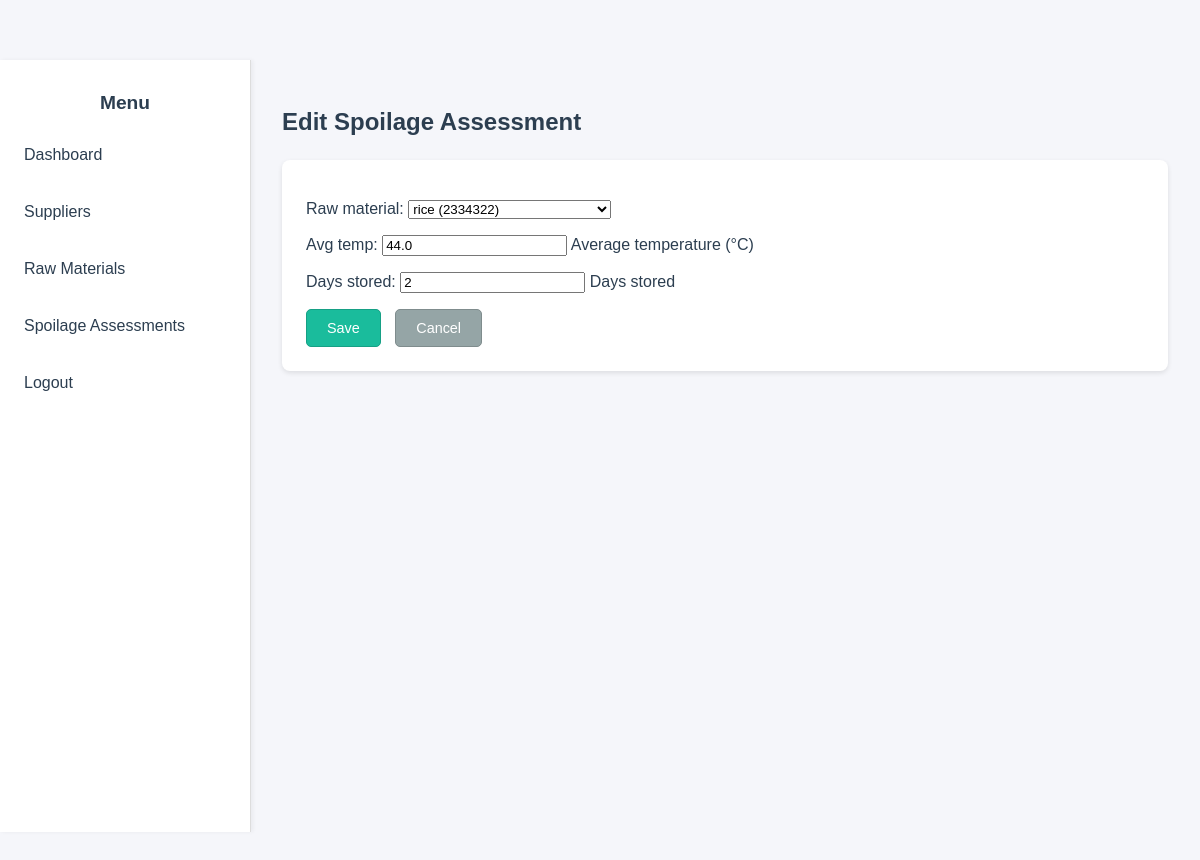
/spoilageassessment/34/update/ (signed in), run on the app's committed database.
### inventory_app/models.py (models this page shows, shortened)
class SpoilageAssessment(models.Model):
    raw_material = models.ForeignKey(RawMaterial, on_delete=models.CASCADE)
    user = models.ForeignKey(User, on_delete=models.CASCADE)
    assessment_date = models.DateField(auto_now_add=True)
    avg_temp = models.FloatField(default=25.0, help_text="Average temperature (°C)")
    days_stored = models.IntegerField(default=0, help_text="Days stored")
    spoilage_risk = models.FloatField(default=0.0, help_text="Spoilage risk percentage (0-100)")
    notification_sent = models.BooleanField(default=False, help_text="Whether an SNS notification has been sent")

### inventory_app/views.py (the view)
# urls.py: path('spoilageassessment/<int:pk>/update/', views.spoilageassessment_update, name='spoilageassessment_update'),
@login_required
def spoilageassessment_update(request, pk):
    assessment = get_object_or_404(SpoilageAssessment, pk=pk)
    if request.method == 'POST':
        form = SpoilageAssessmentForm(request.POST, instance=assessment)
        if form.is_valid():
            form.save()
            return redirect('spoilageassessment_list')
    else:
        form = SpoilageAssessmentForm(instance=assessment)
    return render(request, 'spoilageassessment_form.html', {'form': form})

### inventory_app/forms.py
class SpoilageAssessmentForm(forms.ModelForm):
    class Meta:
        model = SpoilageAssessment
        fields = ['raw_material', 'avg_temp', 'days_stored']

### inventory_app/models.py (called while the page is built)
    def __str__(self):
        return f"{self.name} ({self.batch_id})"

### inventory_app/templates/spoilageassessment_form.html (shortened to what this page needs)
<!DOCTYPE html>
<html lang="en">
<head>
    {% load static %}
    <link rel="stylesheet" href="{% static 'css/dashboard.css' %}">
</head>
<body>
    <div class="container">
        <aside class="sidebar">
            <h2>Menu</h2>
            <ul>
                <li><a href="{% url 'dashboard' %}">Dashboard</a></li>
                <li><a href="{% url 'supplier_list' %}">Suppliers</a></li>
                <li><a href="{% url 'rawmaterial_list' %}">Raw Materials</a></li>
                <li><a href="{% url 'spoilageassessment_list' %}">Spoilage Assessments</a></li>
                <li><a href="{% url 'logout' %}">Logout</a></li>
            </ul>
        </aside>
        <main class="main-content">
            <h1>{% if form.instance.pk %}Edit{% else %}Add{% endif %} Spoilage Assessment</h1>
            <section class="card">
                <form method="post">
                    {{ form.as_p }}
                    <button type="submit" class="btn btn-primary">Save</button>
                    <a href="{% url 'spoilageassessment_list' %}" class="btn btn-secondary">Cancel</a>
                </form>
            </section>
        </main>
    </div>
</body>
</html>

### inventory_app/static/css/dashboard.css (style rules this page uses)
body { font-family: 'Arial', sans-serif; margin: 0; padding: 0; background-color: #f5f6fa; color: #2c3e50; height: 100vh; overflow: hidden; }
.container { display: flex; min-height: 100vh; }
.sidebar { width: 250px; background-color: #ffffff; color: #2c3e50; padding: 1rem 0; position: fixed; height: calc(100vh - 60px); top: 60px; left: 0; border-right: 1px solid #ddd; box-shadow: 2px 0 4px rgba(0, 0, 0, 0.05); overflow-y: auto; }
.sidebar h2 { text-align: center; margin-bottom: 20px; font-size: 1.2rem; }
.sidebar ul { list-style: none; padding: 0; margin: 0; }
.sidebar ul li { margin-bottom: 15px; }
.sidebar ul li a { color: #2c3e50; text-decoration: none; font-size: 1rem; padding: 0.75rem 1.5rem; display: block; transition: color 0.3s; }
.main-content { margin-left: 250px; padding: 2rem; width: calc(100% - 250px); min-height: calc(100vh - 60px); margin-top: 60px; overflow-y: auto; background-color: #f5f6fa; }
.main-content h1 { margin-bottom: 1.5rem; font-size: 1.5rem; }
.card { background-color: #ffffff; padding: 1.5rem; border-radius: 8px; box-shadow: 0 2px 5px rgba(0, 0, 0, 0.1); margin-bottom: 1.5rem; }
.btn { display: inline-block; padding: 10px 20px; text-decoration: none; border-radius: 5px; margin-right: 10px; font-size: 0.9rem; border: 1px solid transparent; transition: background-color 0.3s, border-color 0.3s; }
.btn-primary { background-color: #1abc9c; color: #ffffff; border-color: #16a085; }
.btn-secondary { background-color: #95a5a6; color: #ffffff; border-color: #7f8c8d; }

### data on the page
SpoilageAssessment: raw_material "rice (2334322)", avg_temp "44.0", days_stored "2"
